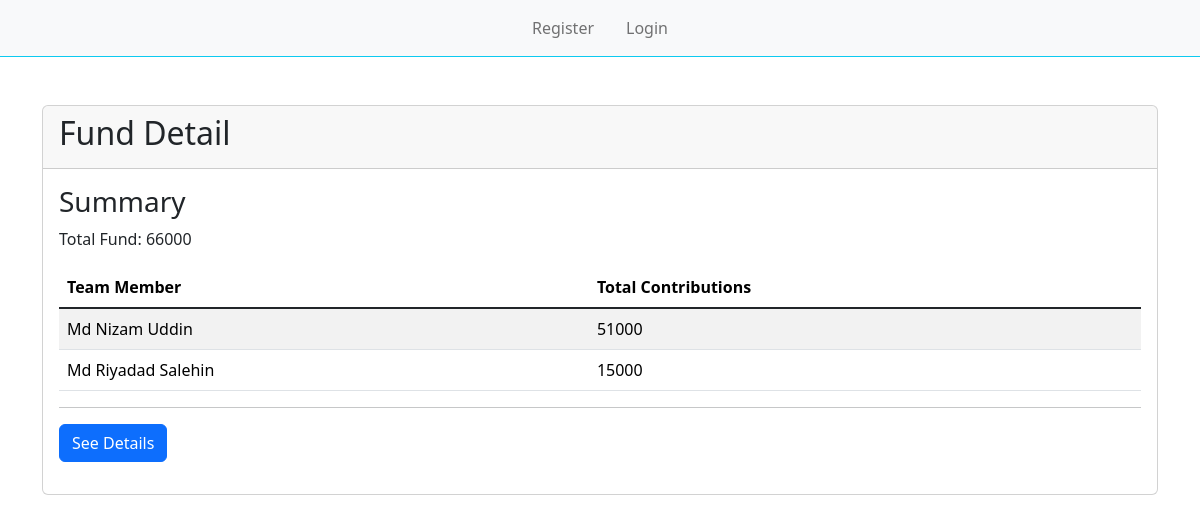
Screenshot of /deposit-detail/ with the database file from the repository.
### myapp/models.py (models this page shows)
class SocityMember(models.Model):
    name = models.CharField(max_length=255)
    society_designation = models.CharField(max_length=255, default="General Member")
    email = models.EmailField()
    phone_number = models.CharField(max_length=15)
    def __str__(self):
        return self.name

### myapp/views.py (the view)
# urls.py: path('deposit-detail/', views.DepositDetails, name='deposit_detail'),
def DepositDetails(request):
    contributionfund = Deposit.objects.all().order_by('date')
    total_fund = contributionfund.aggregate(total=Sum("amount"))['total']
    contributions_by_member = Deposit.objects.values('team_member__name').annotate(total_contributions=Sum('amount'))
    context = {
        'title': 'Fund Detail',
        'contributionfund': contributionfund,
        'total_fund': total_fund,
        'contributions_by_member': contributions_by_member
    }
    return render(request, 'funddetail.html', context)

### templates/funddetail.html (shortened to what this page needs)
{% extends 'base.html' %}
{% load static %}
{% block content %}
<div class="container mt-5">
    <div class="row">
        <div class="col">
            <div class="card">
                <div class="card-header">
                    <h2>{{ title }}</h2>
                </div>
                <div class="card-body">
                    <h3>Summary</h3>
                    <p>Total Fund: {{ total_fund }}</p>
                    <table class="table table-striped">
                        <thead>
                            <tr>
                                <th>Team Member</th>
                                <th>Total Contributions</th>
                            </tr>
                        </thead>
                        <tbody>
                            {% for member in contributions_by_member %}
                            <tr>
                                <td>{{ member.team_member__name }}</td>
                                <td>{{ member.total_contributions }}</td>
                            </tr>
                            {% endfor %}
                        </tbody>
                    </table>
                    <hr>
                    <button id="toggleDetails" class="btn btn-primary mb-3">See Details</button>
                </div>
            </div>
        </div>
    </div>
</div>
{% endblock %}

### rows the page displays
SocityMember: team_member__name "Md Nizam Uddin", total_contributions "51000"
SocityMember: team_member__name "Md Riyadad Salehin", total_contributions "15000"

### other values shown
{{ title }} "Fund Detail"
{{ total_fund }} "66000"
